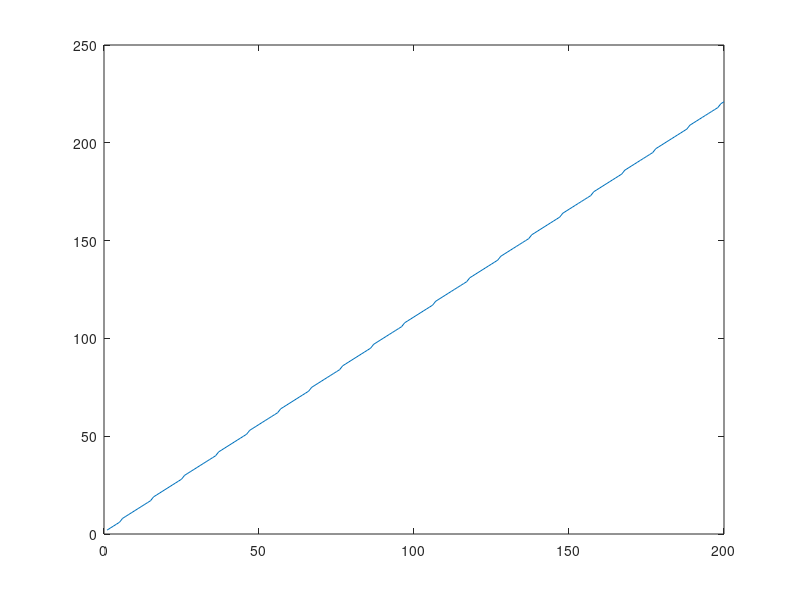

Reproduce this figure in MATLAB.
rs=[]
for d=1:200
  a=2;
  k=1/d;
  m=1/d;

  while a(length(a)) > 0
    a(length(a) + 1) = a(length(a)) - (k+a(length(a)) * m);
  endwhile
  rs(length(rs)+1)=length(a);
endfor

plot(rs)